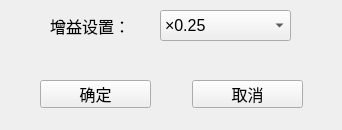
<?xml version="1.0" encoding="UTF-8"?>
<ui version="4.0">
 <class>FormResp</class>
 <widget class="QWidget" name="FormResp">
  <property name="geometry">
   <rect>
    <x>0</x>
    <y>0</y>
    <width>342</width>
    <height>130</height>
   </rect>
  </property>
  <property name="windowTitle">
   <string>呼吸参数设置</string>
  </property>
  <widget class="QComboBox" name="gainComboBox">
   <property name="geometry">
    <rect>
     <x>160</x>
     <y>10</y>
     <width>131</width>
     <height>31</height>
    </rect>
   </property>
   <property name="font">
    <font>
     <family>Arial</family>
     <pointsize>12</pointsize>
    </font>
   </property>
   <item>
    <property name="text">
     <string>×0.25</string>
    </property>
   </item>
   <item>
    <property name="text">
     <string>×0.5</string>
    </property>
   </item>
   <item>
    <property name="text">
     <string>×1</string>
    </property>
   </item>
   <item>
    <property name="text">
     <string>×2</string>
    </property>
   </item>
   <item>
    <property name="text">
     <string>×4</string>
    </property>
   </item>
  </widget>
  <widget class="QPushButton" name="cancelButton">
   <property name="geometry">
    <rect>
     <x>192</x>
     <y>80</y>
     <width>111</width>
     <height>28</height>
    </rect>
   </property>
   <property name="font">
    <font>
     <family>黑体</family>
     <pointsize>12</pointsize>
    </font>
   </property>
   <property name="text">
    <string>取消</string>
   </property>
  </widget>
  <widget class="QPushButton" name="okButton">
   <property name="geometry">
    <rect>
     <x>40</x>
     <y>80</y>
     <width>111</width>
     <height>28</height>
    </rect>
   </property>
   <property name="font">
    <font>
     <family>黑体</family>
     <pointsize>12</pointsize>
    </font>
   </property>
   <property name="text">
    <string>确定</string>
   </property>
  </widget>
  <widget class="QLabel" name="label">
   <property name="geometry">
    <rect>
     <x>50</x>
     <y>10</y>
     <width>91</width>
     <height>31</height>
    </rect>
   </property>
   <property name="font">
    <font>
     <family>黑体</family>
     <pointsize>12</pointsize>
    </font>
   </property>
   <property name="text">
    <string>增益设置：</string>
   </property>
  </widget>
 </widget>
 <resources/>
 <connections/>
</ui>
